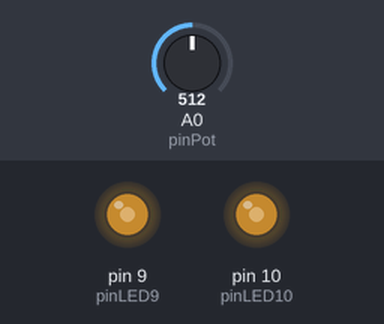
This sketch was run on a simulated Arduino Uno, built with avr-gcc and run on an emulated ATmega328P. On the bench: output pins drawn as LEDs (lit = HIGH). The inputs (shaded band) are chosen by the test bench; at power-on: A0 (pinPot) = 512.

Above: at 1.2 s.
1.3 s: A0 (pinPot) set to 716
At 2.2 s:
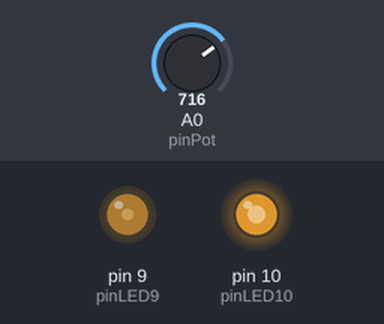
2.8 s: A0 (pinPot) set to 900
At 3.5 s:
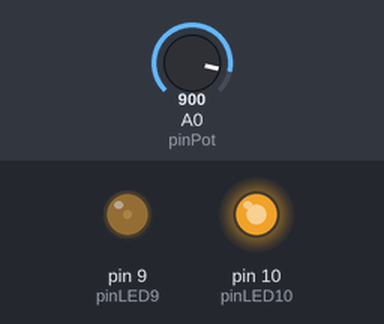
4.3 s: A0 (pinPot) set to 1023
At 4.9 s:
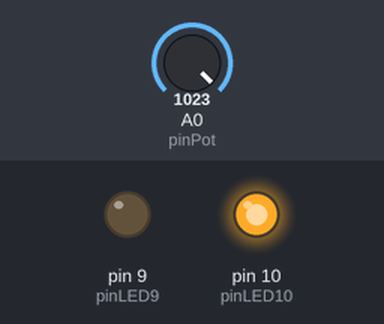
5.8 s: A0 (pinPot) set to 306
At 6.2 s:
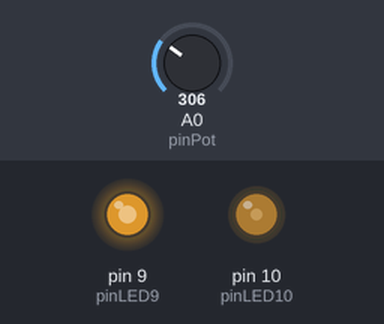
7.3 s: A0 (pinPot) set to 122
At 8.5 s:
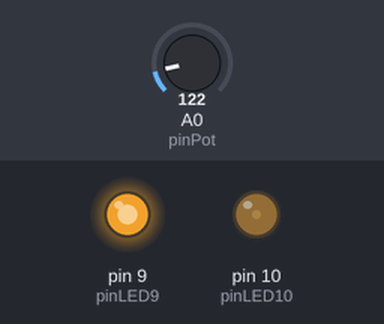
8.8 s: A0 (pinPot) set to 511
At 10.1 s:
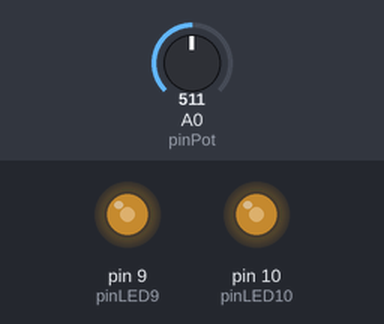
Timing chart, 0 to 11.3 s (numbered marks = the images above; inputs shaded):
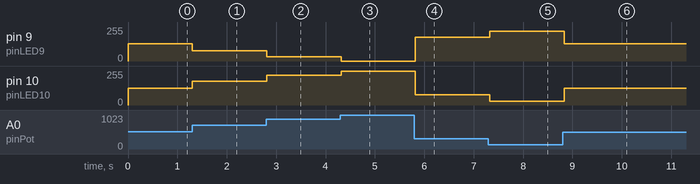

Measured:
- after the input at 1.3 s, pin 9 (pinLED9): 128/255 → 77/255 at once; pin 10 (pinLED10): 127/255 → 178/255 at once
- after the input at 2.8 s, pin 9 (pinLED9): 77/255 → 31/255 at once; pin 10 (pinLED10): 178/255 → 224/255 at once
- after the input at 4.3 s, pin 9 (pinLED9): 31/255 → 0/255 at once; pin 10 (pinLED10): 224/255 → 255/255 at once
- after the input at 5.8 s, pin 9 (pinLED9): 0/255 → 179/255 at once; pin 10 (pinLED10): 255/255 → 76/255 at once
- after the input at 7.3 s, pin 9 (pinLED9): 179/255 → 225/255 at once; pin 10 (pinLED10): 76/255 → 30/255 at once
- after the input at 8.8 s, pin 9 (pinLED9): 225/255 → 128/255 at once; pin 10 (pinLED10): 30/255 → 127/255 at once

The sketch:

13d.ino
```cpp
int pinLED9 = 9;
int pinLED10 = 10;
int pinPot = A0;


void setup() {
  pinMode(pinLED9, OUTPUT);
  pinMode(pinLED10, OUTPUT);
  pinMode(pinPot, INPUT);
  Serial.begin(9600);
}

void loop() {
  int bacaPot = analogRead(A0);

  int kecerahan1 = map(bacaPot, 0, 1023, 255, 0);
  int kecerahan2 = 255 - kecerahan1;

  analogWrite(pinLED9, kecerahan1);
  analogWrite(pinLED10, kecerahan2);

  delay(50);
}
```
